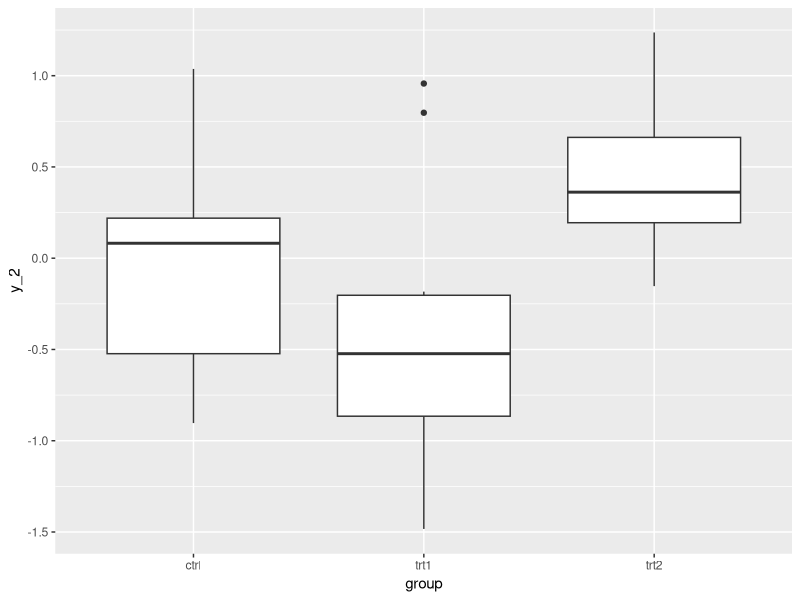
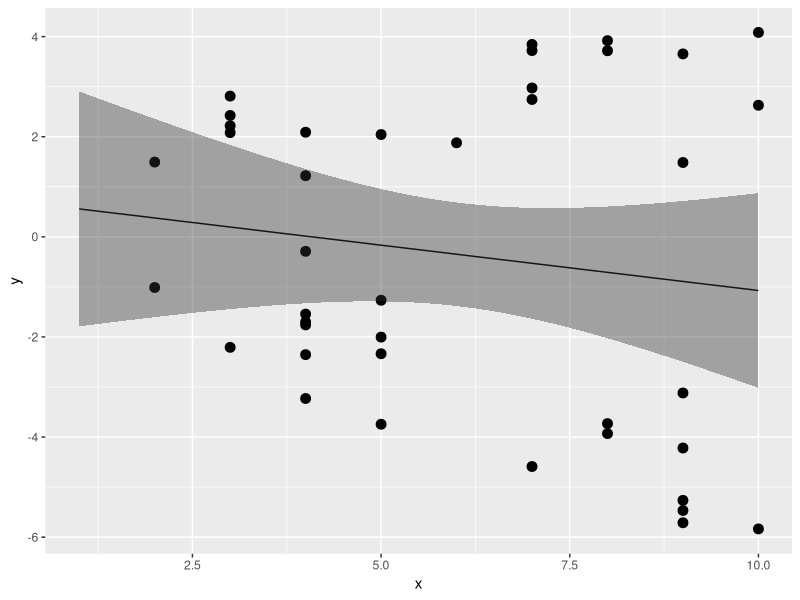
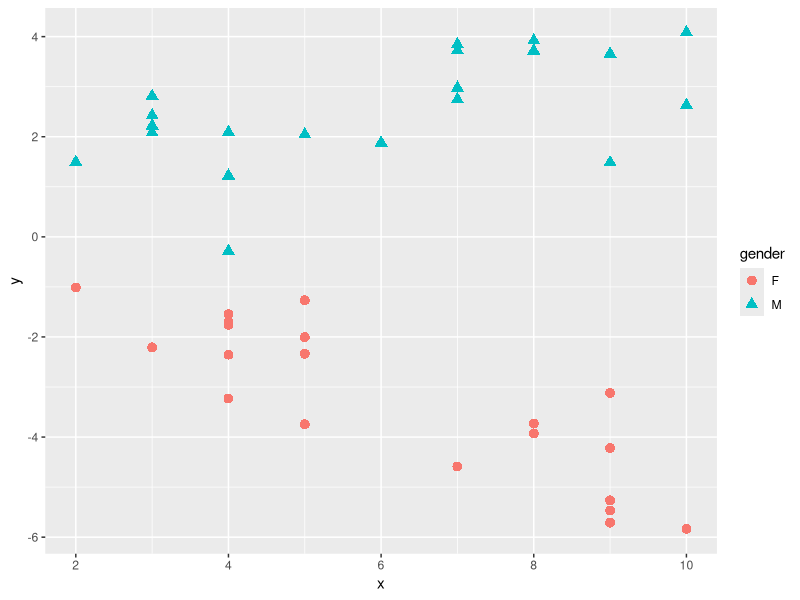
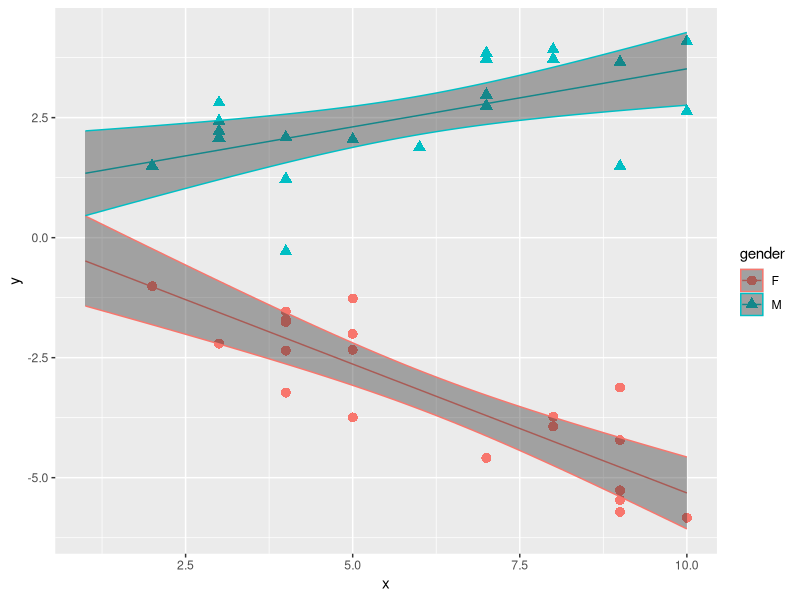
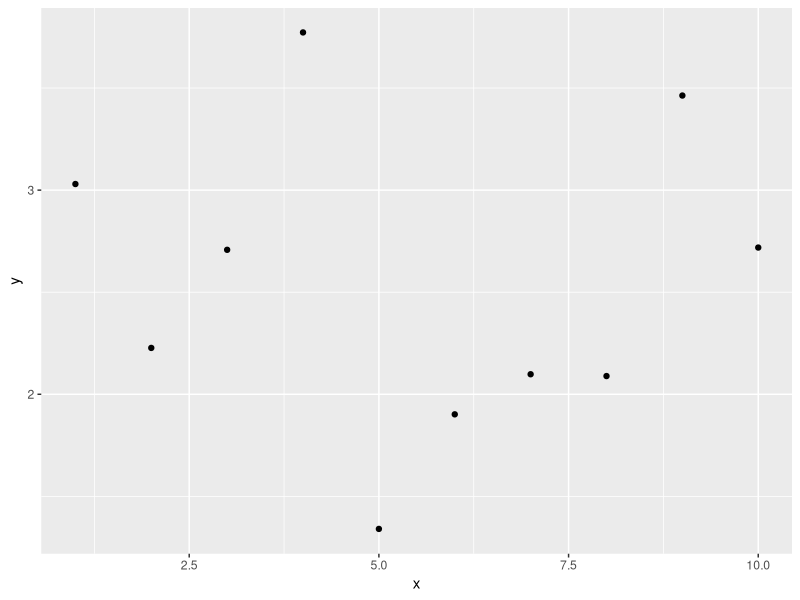
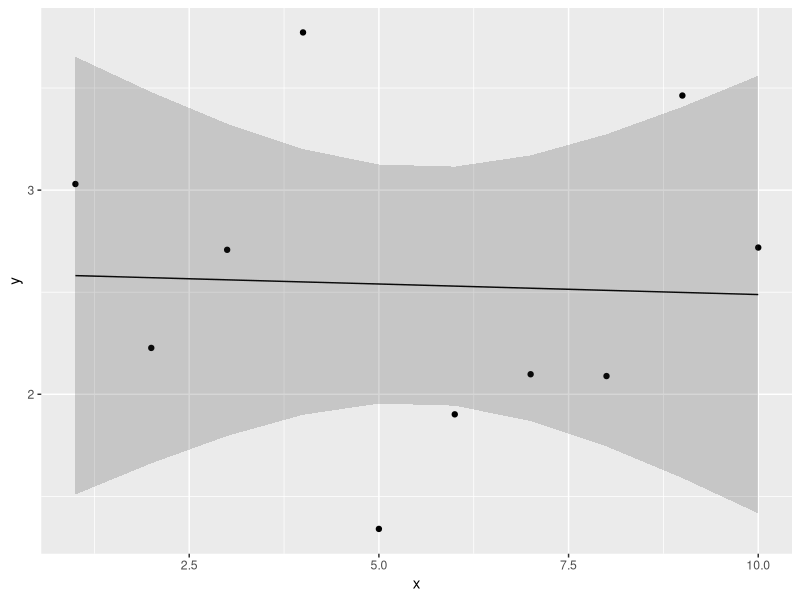
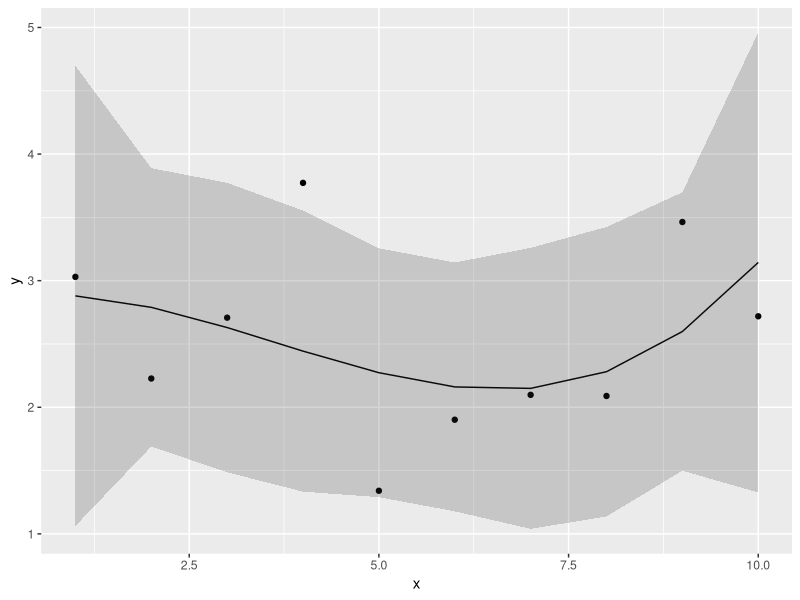
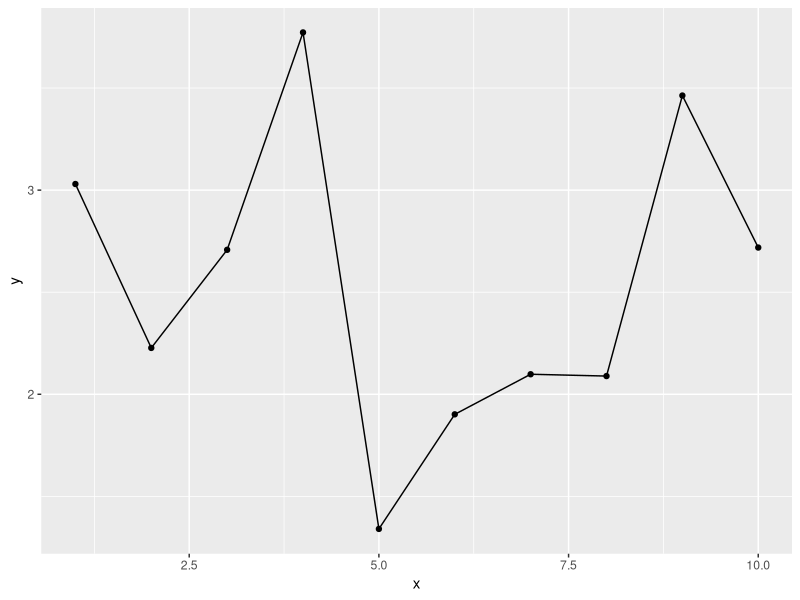

Here is the R script that generated these plots, in order:
## ---- chunk 1
knitr::opts_chunk$set(echo = TRUE)
library(tidyverse)
set.seed(1)
## ---- chunk 2
dat = sleep #データを別の名前datに保存し直す

#変数の名前を変える
dat$x = ifelse(dat$group == 1, "control", "treatment") 
dat$y = dat$extra 
dat = dat %>% dplyr::select(y, x)
str(dat) #datの構成を確認する

## ---- chunk 3
dat$x_1 = ifelse(dat$x == "treatment", 1, 0)
str(dat)
## ---- chunk 4

result = lm(data = dat, y ~ x_1)
summary(result)

## ---- chunk 5

t.test(data = dat, y ~ x_1)

## ---- chunk 6
dat = PlantGrowth

dat$y  <- dat$weight #名前をyに変える

dat$x_c = ifelse(dat$group == "ctrl", 1, 0)
dat$x_t1 = ifelse(dat$group == "trt1", 1, 0)
dat$x_t2 = ifelse(dat$group == "trt2", 1, 0)

str(dat)
head(dat)
## ---- chunk 7

result = lm(data = dat, y ~ x_c + x_t1 + x_t2 - 1)
summary(result)

## ---- chunk 8

dat %>% group_by(group) %>% summarise(M = mean(y))

## ---- chunk 9

dat$y_2 <- dat$y - mean(dat$y) #yからyの平均値を引いた新たな変数y_2を作る

summary(lm(data = dat, y_2 ~ x_c + x_t1 + x_t2 - 1)) #y_2を応答変数として解析する

## ---- chunk 10

ggplot() + 
  geom_boxplot(data = dat, aes(x = group, y = y_2))

## ---- chunk 11
head(attitude)
## ---- chunk 12
result = lm(data = attitude, rating ~ complaints + privileges + learning + raises)
summary(result)
## ---- chunk 13

set.seed(1)
x = round(runif(n = 20, min = 1, max = 10),0) 
mu = 0.1 + 0.4 * x
y = rnorm(n = 20, mean = mu, sd = 1)
d_M = data.frame(x = x, y = y, gender = "M")

x = round(runif(n = 20, min = 1, max = 10),0) 
mu = 0.3 + -0.6 * x
y = rnorm(n = 20, mean = mu, sd = 1)
d_F = data.frame(x = x, y = y, gender = "F")

d = rbind(d_M, d_F)

str(d)


## ---- chunk 14
result = lm(data = d, y ~ x)
summary(result)

newdat = data.frame(x = seq(1,10,0.1))
result_conf = predict(result, new = newdat, interval = "confidence", level = 0.95)
plot_conf = data.frame(x = seq(1,10,0.1), result_conf)

ggplot() + 
  geom_point(data = d, aes(x = x, y = y), size = 3) + 
  geom_line(data = plot_conf, aes(x = x, y = fit)) + 
  geom_ribbon(data = plot_conf, aes(x = x, ymax = upr, ymin = lwr), alpha = 0.4) 
  

## ---- chunk 15
ggplot() + 
  geom_point(data = d, aes(x = x, y = y, shape = gender, color=gender), size = 3) 

## ---- chunk 16

d$M = ifelse(d$gender == "M", 1, 0) #genderがMならば1, Fならば1のダミー変数を作る
result = lm(data = d, y ~ x*M)
summary(result)

## ---- chunk 17

new_x = seq(1,10,0.1)
newdat = data.frame(x = rep(new_x,2), M = c(rep(0,length(new_x)), rep(1,length(new_x))))
result_conf = predict(result, new = newdat, interval = "confidence", level = 0.95)
plot_conf = data.frame(newdat, result_conf)
plot_conf$gender = ifelse(plot_conf$M == 1, "M", "F")

ggplot() + 
  geom_point(data = d, aes(x = x, y = y, shape = gender, color=gender), size = 3) + 
  geom_line(data = plot_conf, aes(x = x, y = fit, color=gender)) + 
  geom_ribbon(data = plot_conf, aes(x = x, ymax = upr, ymin = lwr, color =gender), alpha = 0.4) 

## ---- chunk 18
head(longley)
## ---- chunk 19

cor(longley)

## ---- chunk 20

model01 = lm(data = longley, Employed ~ GNP.deflator)
summary(model01)

model02 = lm(data = longley, Employed ~ GNP)
summary(model02)


## ---- chunk 21

model03 = lm(data = longley, Employed ~ GNP.deflator + GNP)
summary(model03)

## ---- chunk 22

library(car)
vif(model03)

## ---- chunk 23

set.seed(10)

N = 10
x = seq(1,N,1)
y = runif(N, min = 1, max = 5)
d = data.frame(x = x, y = y)
str(d)

ggplot() + 
  geom_point(data =d, aes(x=x, y = y))

## ---- chunk 24

result_1 = lm(data = d, y ~ x)

newdat = data.frame(x = x)
conf.int_1 = predict(result_1, newdata = newdat, interval = "confidence", level = 0.95)
conf_dat = data.frame(d, newdat, conf.int_1)


ggplot() + 
  geom_point(data = conf_dat, aes(x = x, y = y))+
  geom_line(data = conf_dat, aes(x = x, y = fit)) +
  geom_ribbon(data = conf_dat, aes(x = x, ymin = lwr, ymax = upr), alpha =0.2)

## ---- chunk 25

result_3 = lm(data = d, y ~ x + I(x^2) + I(x^3))

## ---- chunk 26

newdat = data.frame(x = x)
conf.int_3 = predict(result_3, newdata = newdat, interval = "confidence", level = 0.95)
conf_dat = data.frame(d, newdat, conf.int_3)


ggplot() + 
  geom_point(data = conf_dat, aes(x = x, y = y))+
  geom_line(data = conf_dat, aes(x = x, y = fit)) + 
  geom_ribbon(data = conf_dat, aes(x = x, ymin = lwr, ymax = upr), alpha =0.2)

## ---- chunk 27

result_9 = lm(data = d, y ~ x + I(x^2) + I(x^3) + I(x^4) + I(x^5) + I(x^6) + I(x^7) + I(x^8) + I(x^9))


newdat = data.frame(x = x)
conf.int_9 = predict(result_9, newdata = newdat, interval = "confidence", level = 0.95)
conf_dat = data.frame(d, newdat, conf.int_9)


ggplot() + 
  geom_point(data = conf_dat, aes(x = x, y = y))+
  geom_line(data = conf_dat, aes(x = x, y = fit)) + 
  geom_ribbon(data = conf_dat, aes(x = x, ymin = lwr, ymax = upr), alpha =0.2)

## ---- chunk 28

model_01 = lm(data=attitude, rating ~ complaints + learning)
summary(model_01)$r.squared #r.squaredで決定係数のみを取り出すことができる。

## ---- chunk 29

model_full = lm(data=attitude, rating ~ .) #線形予測子を入力するところにドットを入力すると，そのデータに含まれる全ての変数を予測変数として扱う
summary(model_full)$r.squared 

## ---- chunk 30

AIC(model_full)
AIC(model_01)

